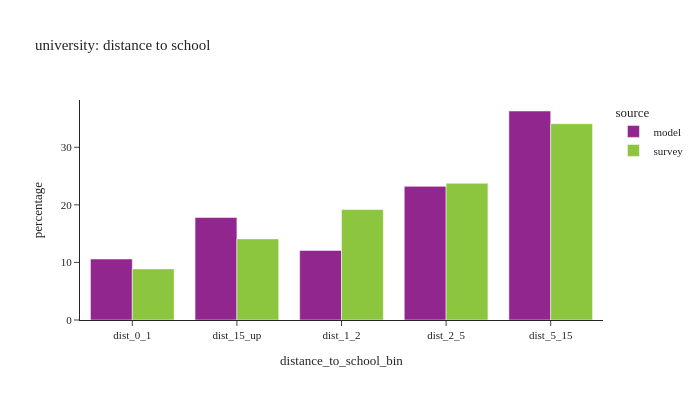
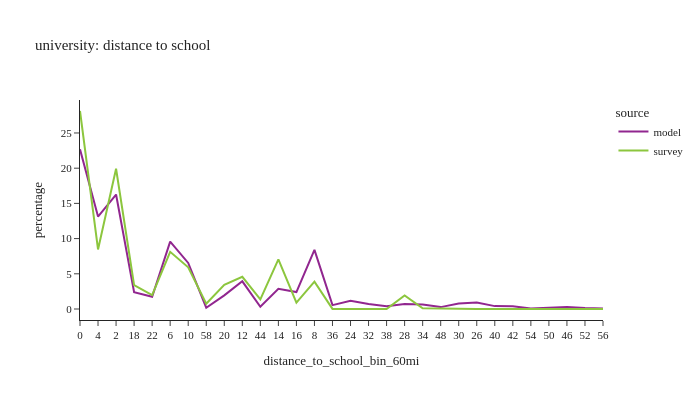

Source (notebook cell) for these figures, in order:
### Code cell
# distance to school: university
plot_distance(per_data,'is_university',"university: distance to school")

### Figure 1 — Plotly figure (JSON) as saved in the notebook; plotly's stock layout.template omitted (floating-point values rounded to 4 significant figures)
{"data": [{"alignmentgroup": "True", "hovertemplate": "source=model<br>distance_to_school_bin=%{x}<br>percentage=%{y}<extra></extra>", "legendgroup": "model", "marker": {"color": "#91268F", "pattern": {"shape": ""}}, "name": "model", "offsetgroup": "model", "orientation": "v", "showlegend": true, "textposition": "auto", "type": "bar", "x": ["dist_0_1", "dist_15_up", "dist_1_2", "dist_2_5", "dist_5_15"], "xaxis": "x", "y": [10.59, 17.81, 12.09, 23.21, 36.3], "yaxis": "y"}, {"alignmentgroup": "True", "hovertemplate": "source=survey<br>distance_to_school_bin=%{x}<br>percentage=%{y}<extra></extra>", "legendgroup": "survey", "marker": {"color": "#8CC63E", "pattern": {"shape": ""}}, "name": "survey", "offsetgroup": "survey", "orientation": "v", "showlegend": true, "textposition": "auto", "type": "bar", "x": ["dist_0_1", "dist_15_up", "dist_1_2", "dist_2_5", "dist_5_15"], "xaxis": "x", "y": [8.878, 14.09, 19.18, 23.76, 34.1], "yaxis": "y"}], "layout": {"barmode": "group", "font": {"size": 11}, "height": 400, "legend": {"title": {"text": "source"}, "tracegroupgap": 0}, "title": {"text": "university: distance to school"}, "width": 700, "xaxis": {"anchor": "y", "domain": [0, 1], "title": {"text": "distance_to_school_bin"}}, "yaxis": {"anchor": "x", "domain": [0, 1], "title": {"text": "percentage"}}}}

### Figure 2 — Plotly figure (JSON) as saved in the notebook; plotly's stock layout.template omitted (floating-point values rounded to 4 significant figures)
{"data": [{"hovertemplate": "source=model<br>distance_to_school_bin_60mi=%{x}<br>percentage=%{y}<extra></extra>", "legendgroup": "model", "line": {"color": "#91268F", "dash": "solid"}, "marker": {"symbol": "circle"}, "mode": "lines", "name": "model", "orientation": "v", "showlegend": true, "type": "scatter", "x": ["0", "4", "2", "18", "22", "6", "10", "58", "20", "12", "44", "14", "16", "8", "36", "24", "32", "38", "28", "34", "48", "30", "26", "40", "42", "54", "50", "46", "52", "56"], "xaxis": "x", "y": [22.68, 13.14, 16.26, 2.397, 1.73, 9.564, 6.537, 0.1795, 1.939, 3.934, 0.3153, 2.858, 2.404, 8.395, 0.5427, 1.163, 0.7029, 0.3963, 0.7054, 0.6237, 0.2686, 0.7945, 0.9359, 0.4094, 0.3907, 0.08038, 0.1676, 0.2835, 0.1383, 0.06979], "yaxis": "y"}, {"hovertemplate": "source=survey<br>distance_to_school_bin_60mi=%{x}<br>percentage=%{y}<extra></extra>", "legendgroup": "survey", "line": {"color": "#8CC63E", "dash": "solid"}, "marker": {"symbol": "circle"}, "mode": "lines", "name": "survey", "orientation": "v", "showlegend": true, "type": "scatter", "x": ["0", "4", "2", "18", "22", "6", "10", "58", "20", "12", "44", "14", "16", "8", "36", "24", "32", "38", "28", "34", "48", "30", "26", "40", "42", "54", "50", "46", "52", "56"], "xaxis": "x", "y": [28.12, 8.453, 19.92, 3.39, 1.973, 8.118, 5.924, 0.7508, 3.438, 4.566, 1.36, 7.053, 0.9185, 3.888, 0.01385, 0.0, 0.0, 0.0, 1.936, 0.09886, 0.08031, 0.0, 0.0, 0.0, 0.0, 0.0, 0.0, 0.0, 0.0, 0.0], "yaxis": "y"}], "layout": {"font": {"size": 11}, "height": 400, "legend": {"title": {"text": "source"}, "tracegroupgap": 0}, "title": {"text": "university: distance to school"}, "width": 700, "xaxis": {"anchor": "y", "domain": [0, 1], "title": {"text": "distance_to_school_bin_60mi"}}, "yaxis": {"anchor": "x", "domain": [0, 1], "title": {"text": "percentage"}}}}
